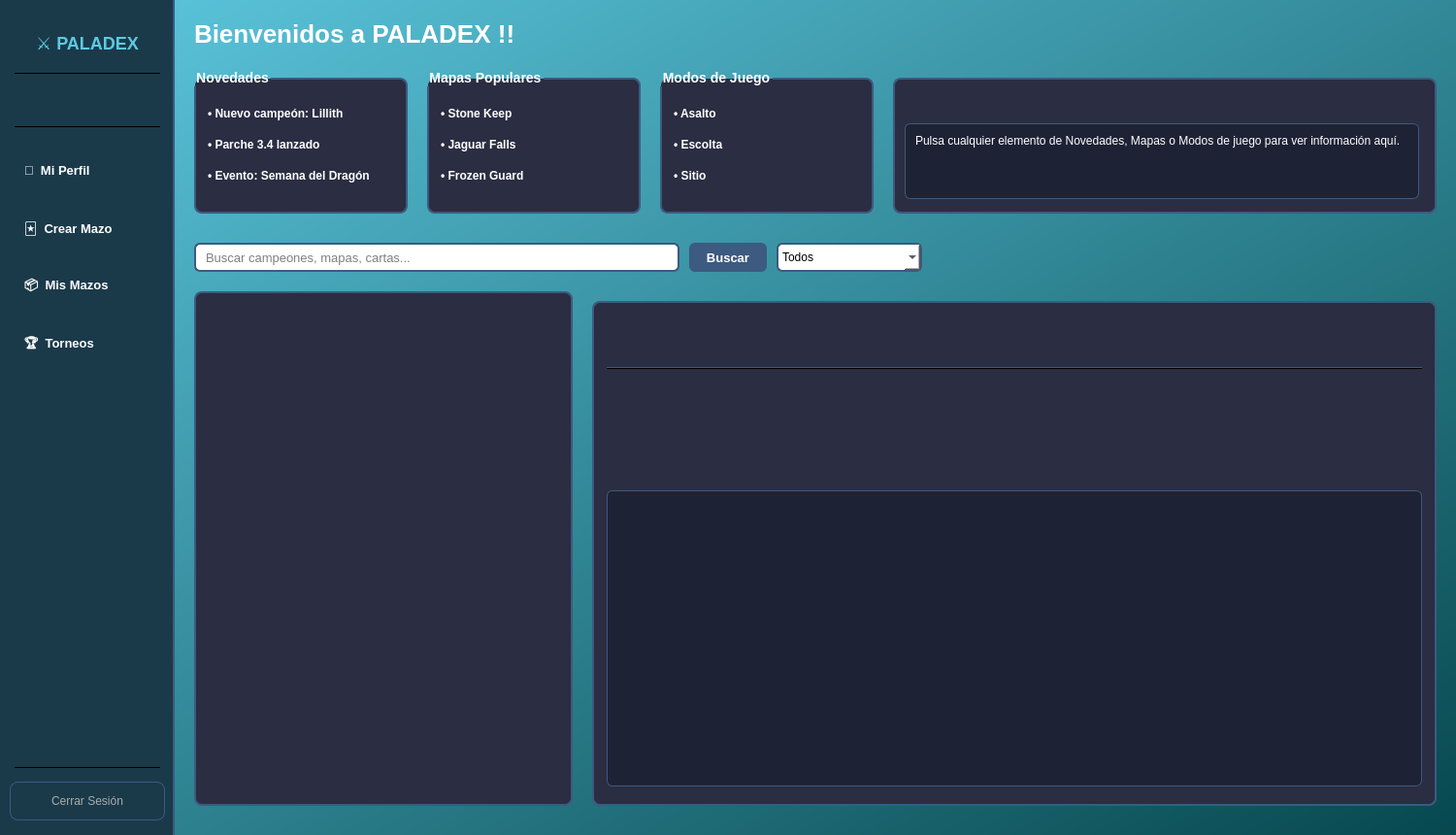
<?xml version="1.0" encoding="UTF-8"?>
<ui version="4.0">
 <class>MainWindow</class>
 <widget class="QMainWindow" name="MainWindow">
  <property name="geometry">
   <rect><x>0</x><y>0</y><width>1500</width><height>860</height></rect>
  </property>
  <property name="windowTitle"><string>Paladex — Home</string></property>
  <widget class="QWidget" name="centralwidget">
   <widget class="QWidget" name="widget" native="true">
    <property name="geometry">
     <rect><x>0</x><y>0</y><width>1500</width><height>860</height></rect>
    </property>

    <!-- FONDO -->
    <widget class="QLabel" name="Fondo">
     <property name="geometry"><rect><x>0</x><y>0</y><width>1500</width><height>860</height></rect></property>
     <property name="styleSheet"><string notr="true">background: qlineargradient(x1:0,y1:0,x2:1,y2:1,stop:0 #5EC9E0,stop:1 #07484F);</string></property>
     <property name="text"><string/></property>
    </widget>

    <!-- ===== BARRA LATERAL IZQUIERDA ===== -->
    <widget class="QFrame" name="Sidebar">
     <property name="geometry"><rect><x>0</x><y>0</y><width>180</width><height>860</height></rect></property>
     <property name="styleSheet"><string notr="true">QFrame#Sidebar{background-color:#1a3a4a;border-right:2px solid #3d5a80;}</string></property>

     <!-- Logo sidebar -->
     <widget class="QLabel" name="SidebarLogo">
      <property name="geometry"><rect><x>0</x><y>20</y><width>180</width><height>50</height></rect></property>
      <property name="styleSheet"><string notr="true">color:#5EC9E0;font-size:18px;font-weight:bold;background:transparent;</string></property>
      <property name="alignment"><set>Qt::AlignCenter</set></property>
      <property name="text"><string>⚔ PALADEX</string></property>
     </widget>

     <!-- Separador -->
     <widget class="QFrame" name="SidebarSep1">
      <property name="geometry"><rect><x>15</x><y>75</y><width>150</width><height>1</height></rect></property>
      <property name="styleSheet"><string notr="true">background-color:#3d5a80;</string></property>
      <property name="frameShape"><enum>QFrame::HLine</enum></property>
     </widget>

     <!-- Usuario label -->
     <widget class="QLabel" name="LabelUsuario">
      <property name="geometry"><rect><x>0</x><y>85</y><width>180</width><height>40</height></rect></property>
      <property name="styleSheet"><string notr="true">color:#aaaaaa;font-size:11px;background:transparent;padding:0 10px;</string></property>
      <property name="alignment"><set>Qt::AlignCenter</set></property>
      <property name="wordWrap"><bool>true</bool></property>
      <property name="text"><string></string></property>
     </widget>

     <!-- Separador 2 -->
     <widget class="QFrame" name="SidebarSep2">
      <property name="geometry"><rect><x>15</x><y>130</y><width>150</width><height>1</height></rect></property>
      <property name="styleSheet"><string notr="true">background-color:#3d5a80;</string></property>
      <property name="frameShape"><enum>QFrame::HLine</enum></property>
     </widget>

     <!-- Botón Perfil -->
     <widget class="QPushButton" name="btnPerfil">
      <property name="geometry"><rect><x>10</x><y>150</y><width>160</width><height>50</height></rect></property>
      <property name="styleSheet"><string notr="true">QPushButton{background-color:transparent;color:white;border:none;border-radius:8px;font-size:13px;font-weight:bold;text-align:left;padding-left:15px;}QPushButton:hover{background-color:#0f3460;}QPushButton:pressed{background-color:#3d5a80;}</string></property>
      <property name="text"><string>👤  Mi Perfil</string></property>
      <property name="cursor"><cursorShape>PointingHandCursor</cursorShape></property>
     </widget>

     <!-- Botón Crear Mazo -->
     <widget class="QPushButton" name="btnMazos">
      <property name="geometry"><rect><x>10</x><y>210</y><width>160</width><height>50</height></rect></property>
      <property name="styleSheet"><string notr="true">QPushButton{background-color:transparent;color:white;border:none;border-radius:8px;font-size:13px;font-weight:bold;text-align:left;padding-left:15px;}QPushButton:hover{background-color:#0f3460;}QPushButton:pressed{background-color:#3d5a80;}</string></property>
      <property name="text"><string>🃏  Crear Mazo</string></property>
      <property name="cursor"><cursorShape>PointingHandCursor</cursorShape></property>
     </widget>

     <!-- Botón Mis Mazos -->
     <widget class="QPushButton" name="btnMisMazos">
      <property name="geometry"><rect><x>10</x><y>270</y><width>160</width><height>50</height></rect></property>
      <property name="styleSheet"><string notr="true">QPushButton{background-color:transparent;color:white;border:none;border-radius:8px;font-size:13px;font-weight:bold;text-align:left;padding-left:15px;}QPushButton:hover{background-color:#0f3460;}QPushButton:pressed{background-color:#3d5a80;}</string></property>
      <property name="text"><string>📦  Mis Mazos</string></property>
      <property name="cursor"><cursorShape>PointingHandCursor</cursorShape></property>
     </widget>

     <!-- Botón Torneos -->
     <widget class="QPushButton" name="btnTorneos">
      <property name="geometry"><rect><x>10</x><y>330</y><width>160</width><height>50</height></rect></property>
      <property name="styleSheet"><string notr="true">QPushButton{background-color:transparent;color:white;border:none;border-radius:8px;font-size:13px;font-weight:bold;text-align:left;padding-left:15px;}QPushButton:hover{background-color:#0f3460;}QPushButton:pressed{background-color:#3d5a80;}</string></property>
      <property name="text"><string>🏆  Torneos</string></property>
      <property name="cursor"><cursorShape>PointingHandCursor</cursorShape></property>
     </widget>

     <!-- Separador inferior -->
     <widget class="QFrame" name="SidebarSep3">
      <property name="geometry"><rect><x>15</x><y>790</y><width>150</width><height>1</height></rect></property>
      <property name="styleSheet"><string notr="true">background-color:#3d5a80;</string></property>
      <property name="frameShape"><enum>QFrame::HLine</enum></property>
     </widget>

     <!-- Botón Cerrar Sesión -->
     <widget class="QPushButton" name="btnCerrarSesion">
      <property name="geometry"><rect><x>10</x><y>805</y><width>160</width><height>40</height></rect></property>
      <property name="styleSheet"><string notr="true">QPushButton{background-color:transparent;color:#aaaaaa;border:1px solid #3d5a80;border-radius:8px;font-size:12px;}QPushButton:hover{background-color:#7a1a1a;color:white;border:1px solid #e94560;}QPushButton:pressed{background-color:#e94560;}</string></property>
      <property name="text"><string>Cerrar Sesión</string></property>
      <property name="cursor"><cursorShape>PointingHandCursor</cursorShape></property>
     </widget>
    </widget>

    <!-- ===== CONTENIDO PRINCIPAL (desplazado a la derecha del sidebar) ===== -->

    <!-- TÍTULO -->
    <widget class="QLabel" name="Titulo">
     <property name="geometry"><rect><x>200</x><y>15</y><width>500</width><height>40</height></rect></property>
     <property name="styleSheet"><string notr="true">color: white; font-size: 26px; font-weight: bold;</string></property>
     <property name="text"><string>Bienvenidos a PALADEX !!</string></property>
    </widget>

    <!-- ===== GROUPBOX NOVEDADES ===== -->
    <widget class="QGroupBox" name="Novedades">
     <property name="geometry"><rect><x>200</x><y>70</y><width>220</width><height>150</height></rect></property>
     <property name="styleSheet"><string notr="true">color:white;font-size:14px;font-weight:bold;border:2px solid #3d5a80;border-radius:8px;margin-top:10px;background-color:#2b2d42;</string></property>
     <property name="title"><string>Novedades</string></property>
     <widget class="QPushButton" name="BtnNovedad1">
      <property name="geometry"><rect><x>10</x><y>28</y><width>200</width><height>28</height></rect></property>
      <property name="styleSheet"><string notr="true">QPushButton{background:transparent;border:none;color:white;font-size:12px;text-align:left;padding-left:4px;}QPushButton:hover{color:#5EC9E0;text-decoration:underline;}</string></property>
      <property name="text"><string>• Nuevo campeón: Lillith</string></property>
      <property name="cursor"><cursorShape>PointingHandCursor</cursorShape></property>
     </widget>
     <widget class="QPushButton" name="BtnNovedad2">
      <property name="geometry"><rect><x>10</x><y>60</y><width>200</width><height>28</height></rect></property>
      <property name="styleSheet"><string notr="true">QPushButton{background:transparent;border:none;color:white;font-size:12px;text-align:left;padding-left:4px;}QPushButton:hover{color:#5EC9E0;text-decoration:underline;}</string></property>
      <property name="text"><string>• Parche 3.4 lanzado</string></property>
      <property name="cursor"><cursorShape>PointingHandCursor</cursorShape></property>
     </widget>
     <widget class="QPushButton" name="BtnNovedad3">
      <property name="geometry"><rect><x>10</x><y>92</y><width>200</width><height>28</height></rect></property>
      <property name="styleSheet"><string notr="true">QPushButton{background:transparent;border:none;color:white;font-size:12px;text-align:left;padding-left:4px;}QPushButton:hover{color:#5EC9E0;text-decoration:underline;}</string></property>
      <property name="text"><string>• Evento: Semana del Dragón</string></property>
      <property name="cursor"><cursorShape>PointingHandCursor</cursorShape></property>
     </widget>
    </widget>

    <!-- ===== GROUPBOX MAPAS ===== -->
    <widget class="QGroupBox" name="MapasPopulares">
     <property name="geometry"><rect><x>440</x><y>70</y><width>220</width><height>150</height></rect></property>
     <property name="styleSheet"><string notr="true">color:white;font-size:14px;font-weight:bold;border:2px solid #3d5a80;border-radius:8px;margin-top:10px;background-color:#2b2d42;</string></property>
     <property name="title"><string>Mapas Populares</string></property>
     <widget class="QPushButton" name="BtnMapa1">
      <property name="geometry"><rect><x>10</x><y>28</y><width>200</width><height>28</height></rect></property>
      <property name="styleSheet"><string notr="true">QPushButton{background:transparent;border:none;color:white;font-size:12px;text-align:left;padding-left:4px;}QPushButton:hover{color:#5EC9E0;text-decoration:underline;}</string></property>
      <property name="text"><string>• Stone Keep</string></property>
      <property name="cursor"><cursorShape>PointingHandCursor</cursorShape></property>
     </widget>
     <widget class="QPushButton" name="BtnMapa2">
      <property name="geometry"><rect><x>10</x><y>60</y><width>200</width><height>28</height></rect></property>
      <property name="styleSheet"><string notr="true">QPushButton{background:transparent;border:none;color:white;font-size:12px;text-align:left;padding-left:4px;}QPushButton:hover{color:#5EC9E0;text-decoration:underline;}</string></property>
      <property name="text"><string>• Jaguar Falls</string></property>
      <property name="cursor"><cursorShape>PointingHandCursor</cursorShape></property>
     </widget>
     <widget class="QPushButton" name="BtnMapa3">
      <property name="geometry"><rect><x>10</x><y>92</y><width>200</width><height>28</height></rect></property>
      <property name="styleSheet"><string notr="true">QPushButton{background:transparent;border:none;color:white;font-size:12px;text-align:left;padding-left:4px;}QPushButton:hover{color:#5EC9E0;text-decoration:underline;}</string></property>
      <property name="text"><string>• Frozen Guard</string></property>
      <property name="cursor"><cursorShape>PointingHandCursor</cursorShape></property>
     </widget>
    </widget>

    <!-- ===== GROUPBOX MODOS ===== -->
    <widget class="QGroupBox" name="ModosJuego">
     <property name="geometry"><rect><x>680</x><y>70</y><width>220</width><height>150</height></rect></property>
     <property name="styleSheet"><string notr="true">color:white;font-size:14px;font-weight:bold;border:2px solid #3d5a80;border-radius:8px;margin-top:10px;background-color:#2b2d42;</string></property>
     <property name="title"><string>Modos de Juego</string></property>
     <widget class="QPushButton" name="BtnModo1">
      <property name="geometry"><rect><x>10</x><y>28</y><width>200</width><height>28</height></rect></property>
      <property name="styleSheet"><string notr="true">QPushButton{background:transparent;border:none;color:white;font-size:12px;text-align:left;padding-left:4px;}QPushButton:hover{color:#5EC9E0;text-decoration:underline;}</string></property>
      <property name="text"><string>• Asalto</string></property>
      <property name="cursor"><cursorShape>PointingHandCursor</cursorShape></property>
     </widget>
     <widget class="QPushButton" name="BtnModo2">
      <property name="geometry"><rect><x>10</x><y>60</y><width>200</width><height>28</height></rect></property>
      <property name="styleSheet"><string notr="true">QPushButton{background:transparent;border:none;color:white;font-size:12px;text-align:left;padding-left:4px;}QPushButton:hover{color:#5EC9E0;text-decoration:underline;}</string></property>
      <property name="text"><string>• Escolta</string></property>
      <property name="cursor"><cursorShape>PointingHandCursor</cursorShape></property>
     </widget>
     <widget class="QPushButton" name="BtnModo3">
      <property name="geometry"><rect><x>10</x><y>92</y><width>200</width><height>28</height></rect></property>
      <property name="styleSheet"><string notr="true">QPushButton{background:transparent;border:none;color:white;font-size:12px;text-align:left;padding-left:4px;}QPushButton:hover{color:#5EC9E0;text-decoration:underline;}</string></property>
      <property name="text"><string>• Sitio</string></property>
      <property name="cursor"><cursorShape>PointingHandCursor</cursorShape></property>
     </widget>
    </widget>

    <!-- ===== PANEL INFO ===== -->
    <widget class="QGroupBox" name="PanelInfo">
     <property name="geometry"><rect><x>920</x><y>70</y><width>560</width><height>150</height></rect></property>
     <property name="styleSheet"><string notr="true">QGroupBox{color:white;font-size:13px;font-weight:bold;border:2px solid #3d5a80;border-radius:8px;margin-top:10px;background-color:#2b2d42;}QGroupBox::title{subcontrol-origin:margin;left:10px;padding:0 5px;}</string></property>
     <property name="title"><string></string></property>

     <widget class="QLabel" name="InfoTitulo">
      <property name="geometry"><rect><x>12</x><y>10</y><width>530</width><height>25</height></rect></property>
      <property name="styleSheet"><string notr="true">QLabel{border:none;background:transparent;color:#5EC9E0;font-size:14px;font-weight:bold;}</string></property>
      <property name="text"><string></string></property>
     </widget>

     <widget class="QLabel" name="InfoSubtitulo">
      <property name="geometry"><rect><x>12</x><y>35</y><width>530</width><height>20</height></rect></property>
      <property name="styleSheet"><string notr="true">QLabel{border:none;background:transparent;color:#aaaaaa;font-size:11px;}</string></property>
      <property name="text"><string></string></property>
     </widget>

     <widget class="QTextBrowser" name="InfoDescripcion">
      <property name="geometry"><rect><x>12</x><y>57</y><width>530</width><height>78</height></rect></property>
      <property name="styleSheet"><string notr="true">QTextEdit{background-color:#1e2235;color:white;border:1px solid #3d5a80;border-radius:6px;font-size:12px;padding:6px;}</string></property>
      <property name="readOnly"><bool>true</bool></property>
      <property name="plainText"><string>Pulsa cualquier elemento de Novedades, Mapas o Modos de juego para ver información aquí.</string></property>
     </widget>
    </widget>

    <!-- BARRA BÚSQUEDA -->
    <widget class="QLineEdit" name="BarraBusqueda_2">
     <property name="geometry"><rect><x>200</x><y>250</y><width>500</width><height>30</height></rect></property>
     <property name="styleSheet"><string notr="true">background-color:#ffffff;border:2px solid #3d5a80;border-radius:6px;padding-left:8px;font-size:13px;</string></property>
     <property name="placeholderText"><string>Buscar campeones, mapas, cartas...</string></property>
    </widget>

    <!-- BOTÓN BUSCAR -->
    <widget class="QPushButton" name="BtnBuscar">
     <property name="geometry"><rect><x>710</x><y>250</y><width>80</width><height>30</height></rect></property>
     <property name="styleSheet"><string notr="true">QPushButton{background-color:#3d5a80;color:white;border:none;border-radius:6px;font-size:13px;font-weight:bold;}QPushButton:hover{background-color:#2c4a70;}</string></property>
     <property name="text"><string>Buscar</string></property>
    </widget>

    <!-- COMBOBOX FILTROS -->
    <widget class="QComboBox" name="FiltrosBusqueda">
     <property name="geometry"><rect><x>800</x><y>250</y><width>150</width><height>30</height></rect></property>
     <property name="styleSheet"><string notr="true">background-color:white;border:2px solid #3d5a80;border-radius:6px;padding:4px;</string></property>
     <item><property name="text"><string>Todos</string></property></item>
     <item><property name="text"><string>Campeones</string></property></item>
     <item><property name="text"><string>Cartas</string></property></item>
     <item><property name="text"><string>Mazos</string></property></item>
     <item><property name="text"><string>Torneos</string></property></item>
    </widget>

    <!-- LISTA RESULTADOS -->
    <widget class="QListWidget" name="Resultados">
     <property name="geometry"><rect><x>200</x><y>300</y><width>390</width><height>530</height></rect></property>
     <property name="styleSheet"><string notr="true">QListWidget{background-color:#2b2d42;color:white;border:2px solid #3d5a80;border-radius:8px;font-size:13px;}QListWidget::item{padding:8px;border-bottom:1px solid #3d5a80;}QListWidget::item:selected{background-color:#3d5a80;color:white;}</string></property>
    </widget>

    <!-- PANEL DETALLE -->
    <widget class="QGroupBox" name="PanelDetalle">
     <property name="geometry"><rect><x>610</x><y>300</y><width>870</width><height>530</height></rect></property>
     <property name="styleSheet"><string notr="true">QGroupBox{color:white;font-size:14px;font-weight:bold;border:2px solid #3d5a80;border-radius:8px;margin-top:10px;background-color:#2b2d42;}QGroupBox::title{subcontrol-origin:margin;left:10px;padding:0 5px;}</string></property>
     <property name="title"><string></string></property>

     <widget class="QLabel" name="DetalleTitulo">
      <property name="geometry"><rect><x>15</x><y>15</y><width>840</width><height>35</height></rect></property>
      <property name="styleSheet"><string notr="true">QLabel{border:none;background:transparent;color:#5EC9E0;font-size:18px;font-weight:bold;}</string></property>
      <property name="text"><string></string></property>
     </widget>
     <widget class="QLabel" name="DetalleSubtitulo">
      <property name="geometry"><rect><x>15</x><y>50</y><width>840</width><height>25</height></rect></property>
      <property name="styleSheet"><string notr="true">QLabel{border:none;background:transparent;color:#aaaaaa;font-size:13px;}</string></property>
      <property name="text"><string></string></property>
     </widget>
     <widget class="QFrame" name="Separador">
      <property name="geometry"><rect><x>15</x><y>78</y><width>840</width><height>2</height></rect></property>
      <property name="styleSheet"><string notr="true">background-color:#3d5a80;</string></property>
      <property name="frameShape"><enum>QFrame::HLine</enum></property>
     </widget>
     <widget class="QLabel" name="DetalleKey1"><property name="geometry"><rect><x>15</x><y>88</y><width>140</width><height>25</height></rect></property><property name="styleSheet"><string notr="true">QLabel{border:none;background:transparent;color:#aaaaaa;font-size:12px;}</string></property><property name="text"><string></string></property></widget>
     <widget class="QLabel" name="DetalleVal1"><property name="geometry"><rect><x>165</x><y>88</y><width>680</width><height>25</height></rect></property><property name="styleSheet"><string notr="true">QLabel{border:none;background:transparent;color:white;font-size:13px;}</string></property><property name="text"><string></string></property></widget>
     <widget class="QLabel" name="DetalleKey2"><property name="geometry"><rect><x>15</x><y>116</y><width>140</width><height>25</height></rect></property><property name="styleSheet"><string notr="true">QLabel{border:none;background:transparent;color:#aaaaaa;font-size:12px;}</string></property><property name="text"><string></string></property></widget>
     <widget class="QLabel" name="DetalleVal2"><property name="geometry"><rect><x>165</x><y>116</y><width>680</width><height>25</height></rect></property><property name="styleSheet"><string notr="true">QLabel{border:none;background:transparent;color:white;font-size:13px;}</string></property><property name="text"><string></string></property></widget>
     <widget class="QLabel" name="DetalleKey3"><property name="geometry"><rect><x>15</x><y>144</y><width>140</width><height>25</height></rect></property><property name="styleSheet"><string notr="true">QLabel{border:none;background:transparent;color:#aaaaaa;font-size:12px;}</string></property><property name="text"><string></string></property></widget>
     <widget class="QLabel" name="DetalleVal3"><property name="geometry"><rect><x>165</x><y>144</y><width>680</width><height>25</height></rect></property><property name="styleSheet"><string notr="true">QLabel{border:none;background:transparent;color:white;font-size:13px;}</string></property><property name="text"><string></string></property></widget>
     <widget class="QLabel" name="DetalleKey4"><property name="geometry"><rect><x>15</x><y>172</y><width>140</width><height>25</height></rect></property><property name="styleSheet"><string notr="true">QLabel{border:none;background:transparent;color:#aaaaaa;font-size:12px;}</string></property><property name="text"><string></string></property></widget>
     <widget class="QLabel" name="DetalleVal4"><property name="geometry"><rect><x>165</x><y>172</y><width>680</width><height>25</height></rect></property><property name="styleSheet"><string notr="true">QLabel{border:none;background:transparent;color:white;font-size:13px;}</string></property><property name="text"><string></string></property></widget>
     <widget class="QTextEdit" name="DetalleExtra">
      <property name="geometry"><rect><x>15</x><y>205</y><width>840</width><height>305</height></rect></property>
      <property name="styleSheet"><string notr="true">QTextEdit{background-color:#1e2235;color:white;border:1px solid #3d5a80;border-radius:6px;font-size:12px;padding:6px;}</string></property>
      <property name="readOnly"><bool>true</bool></property>
      <property name="plainText"><string></string></property>
     </widget>
    </widget>

    <!-- Z-ORDER -->
    <zorder>Fondo</zorder>
    <zorder>Sidebar</zorder>
    <zorder>SidebarLogo</zorder>
    <zorder>SidebarSep1</zorder>
    <zorder>LabelUsuario</zorder>
    <zorder>SidebarSep2</zorder>
    <zorder>btnPerfil</zorder>
    <zorder>btnMazos</zorder>
    <zorder>btnMisMazos</zorder>
    <zorder>btnTorneos</zorder>
    <zorder>SidebarSep3</zorder>
    <zorder>btnCerrarSesion</zorder>
    <zorder>Titulo</zorder>
    <zorder>Novedades</zorder>
    <zorder>MapasPopulares</zorder>
    <zorder>ModosJuego</zorder>
    <zorder>PanelInfo</zorder>
    <zorder>BarraBusqueda_2</zorder>
    <zorder>BtnBuscar</zorder>
    <zorder>FiltrosBusqueda</zorder>
    <zorder>Resultados</zorder>
    <zorder>PanelDetalle</zorder>
   </widget>
  </widget>
 </widget>
 <resources/>
 <connections/>
</ui>
